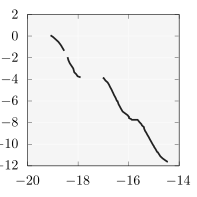

This chart was generated by the following gnuplot code:
set size square
unset key
set lmargin 2
set rmargin 1
set tmargin 1
set bmargin 2

set xtics 2
set ytics 2

# set format x "$%.1f$"
# set format y "$%.1f$"

plot 'kursawe_100_tessellation.dat' u 1:2 w lines lw 5 lc rgb "#222222"
